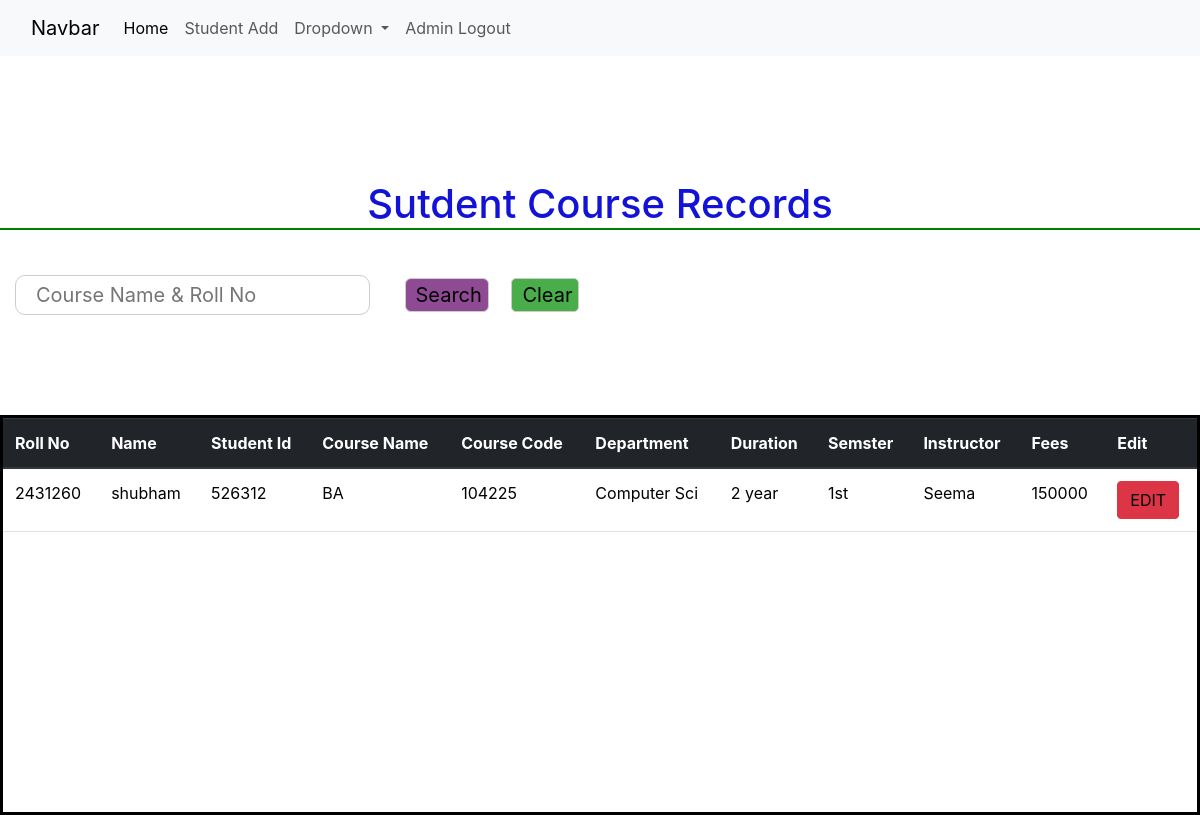
The page /SCourseRecords on the database its author committed.
### home/models.py (models this page shows)
class StudentCourse(models.Model):
    student = models.ForeignKey(Student_Add, on_delete=models.CASCADE)
    course = models.ForeignKey(Student_Course, on_delete=models.CASCADE)

class Student_Add(models.Model):
    roll_no = models.CharField( max_length=10,primary_key=True)
    name = models.CharField(max_length=20)
    email = models.CharField(max_length=20)
    phone = models.CharField(max_length=11)
    gender= models.CharField(max_length=10)
    birth= models.CharField(max_length=10)
    course= models.CharField(max_length=10)
    address=models.CharField(max_length=30)

class Student_Course(models.Model):
    course_id = models.CharField(max_length=10,primary_key=True,unique=True)
    course_name=models.CharField(max_length=40)
    course_code=models.CharField(max_length=10)
    department= models.CharField(max_length=40)
    duration = models.CharField(max_length=20)
    semester= models.CharField(max_length=20)
    Instructor=models.CharField(max_length=20)
    fees= models.CharField(max_length=20)

### home/views.py (the view)
# urls.py: path('SCourseRecords',views.Student_Course_Records, name="course"),
def Student_Course_Records(request):
    q = request.GET.get("search", "")
    books = StudentCourse.objects.filter(
        Q(student__roll_no__icontains=q) |
        Q(course__course_name__icontains=q)
    )
    data = StudentCourse.objects.select_related(
        "student",
        "course"
    ).all()
    return render(
        request,
        "StudentCourse.html",
        {"data": data,"books": books,
        "q": q,}
    )

### templates/StudentCourse.html (shortened to what this page needs)
{% extends "navbar.html" %}
 {% block body %}
  <link rel="stylesheet" href="static/css/bootstrap.min.css">
    <link rel="stylesheet" href="static/css/student_record.css">
    <div class="main">
                <h1>Sutdent Course Records</h1>
            <div class="for">
                 <form method="get">
               <input type="text" name="search" value="{{q}}" placeholder="Course Name & Roll No" class="rong">
               <input type="submit" name="submit" value="search" class="nub">
               <button class="b1"><a href="/SCourseRecords">clear</a></button>
           </form>
           </div>
       <div class="con">
       <table class="table">
  <thead class="thead-dark">
    <tr>
      <th scope="col" > Roll No</th>
      <th scope="col">Name</th>
      <th scope="col" >Student Id</th>
      <th scope="col" >Course Name</th>
      <th scope="col">Course Code</th>
      <th scope="col" >Department</th>
      <th scope="col" >Duration</th>
      <th scope="col" >Semster</th>
      <th scope="col" >Instructor</th>
      <th scope="col" >Fees</th>
      <th scope="col">Edit </th>
    </tr>
  </thead>
  <tbody>
    {% for row in data%}
   <tr>
                <td>{{row.student.roll_no}}</td>
                <td>{{row.student.name}}</td>
                <td>{{row.course.course_id}}</td>
                <td>{{row.course.course_name}}</td>
                <td>{{row.course.course_code}}</td>
                <td>{{row.course.department}}</td>
                <td>{{row.course.duration}}</td>
                <td>{{row.course.semester}}</td>
                <td>{{row.course.Instructor}}</td>
                <td>{{row.course.fees}}</td>
                <td><button class="btn btn-danger"  ><a href="course_add" >Edit</a></button></td>
    </tr>
    {%empty%}
    <span class="text-center text-danger">No Record Found</span>
     {% endfor %}
  </tbody>
</table>
       </div>
        </div>
        {% endblock body %}

### static/css/student_record.css (style rules this page uses)
a { text-decoration: none; color:black; }
.btn { text-transform: uppercase; }
.main { margin-top: 0; border:2px ; }
h1 { text-align:center; padding-top:124px; border-bottom: 2px solid green; color: #1313d8; }
.for { padding-top: 37px; }
.rong { font-size: 20px; border: 1px solid #ccc; border-radius: 10px; margin-bottom: 100px; margin-left: 15px; padding: 4px 20px; }
.nub { background: rgb(143, 74, 148); margin-left: 30px; font-size: 20px; border: 1px solid #ccc; border-radius: 6px; text-transform: capitalize; padding-left: 10px; }
.con { border:3px solid black; overflow: auto; height: 400px; }
th, td { white-space: nowrap; }
.b1 { background: rgb(73, 174, 73); padding-left: 10px; font-size: 20px; margin-left: 18px; border: 1px solid #ccc; border-radius: 5px; text-transform: capitalize; }

### rows shown on the page
StudentCourse: student.roll_no "2431260", student.name "shubham", course.course_id "526312", course.course_name "BA", course.course_code "104225", course.department "Computer Sci", course.duration "2 year", course.semester "1st", course.Instructor "Seema", course.fees "150000"
